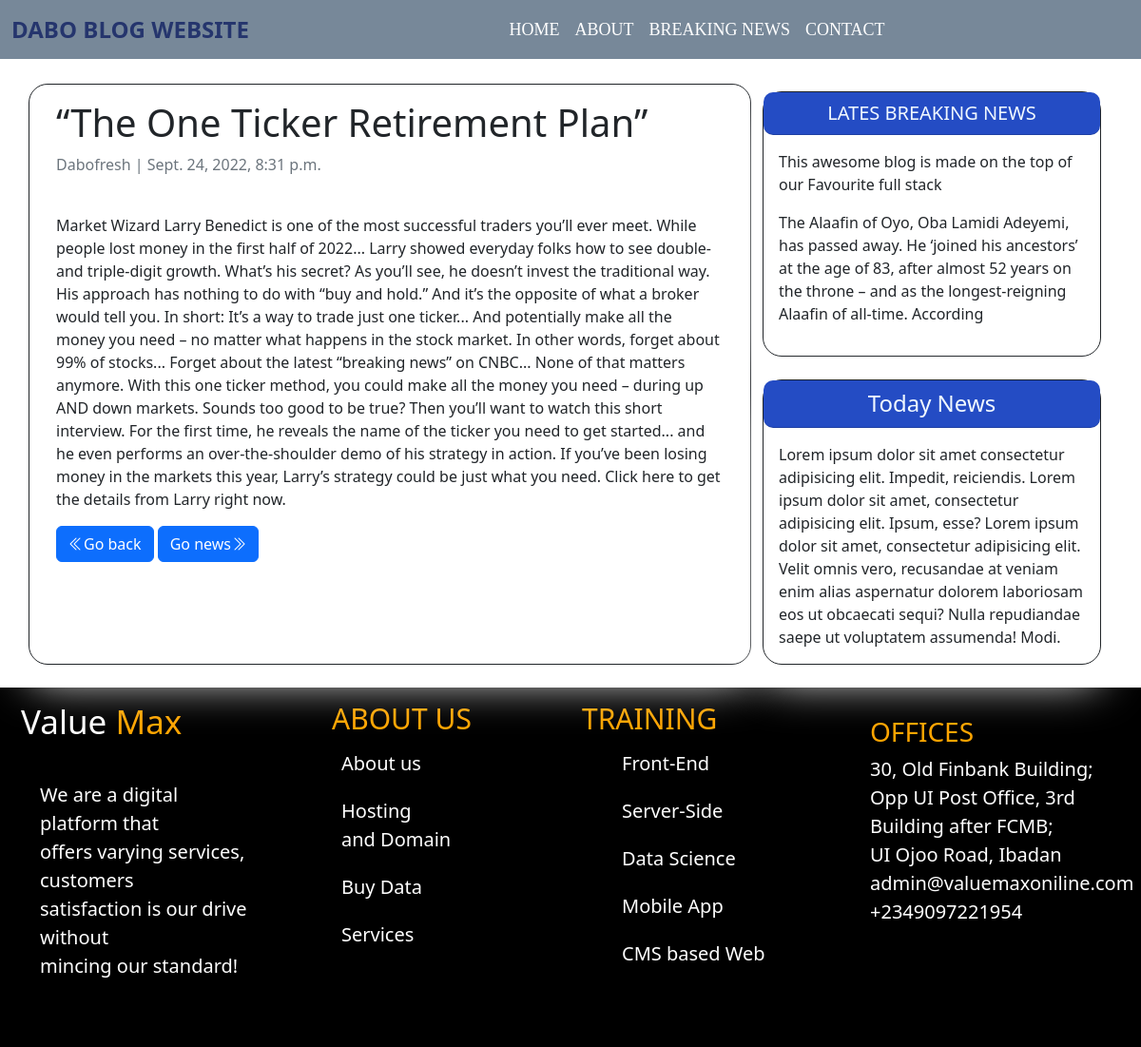
/the-one-ticker-retirement-plan/, run on an earlier commit of the app's database.
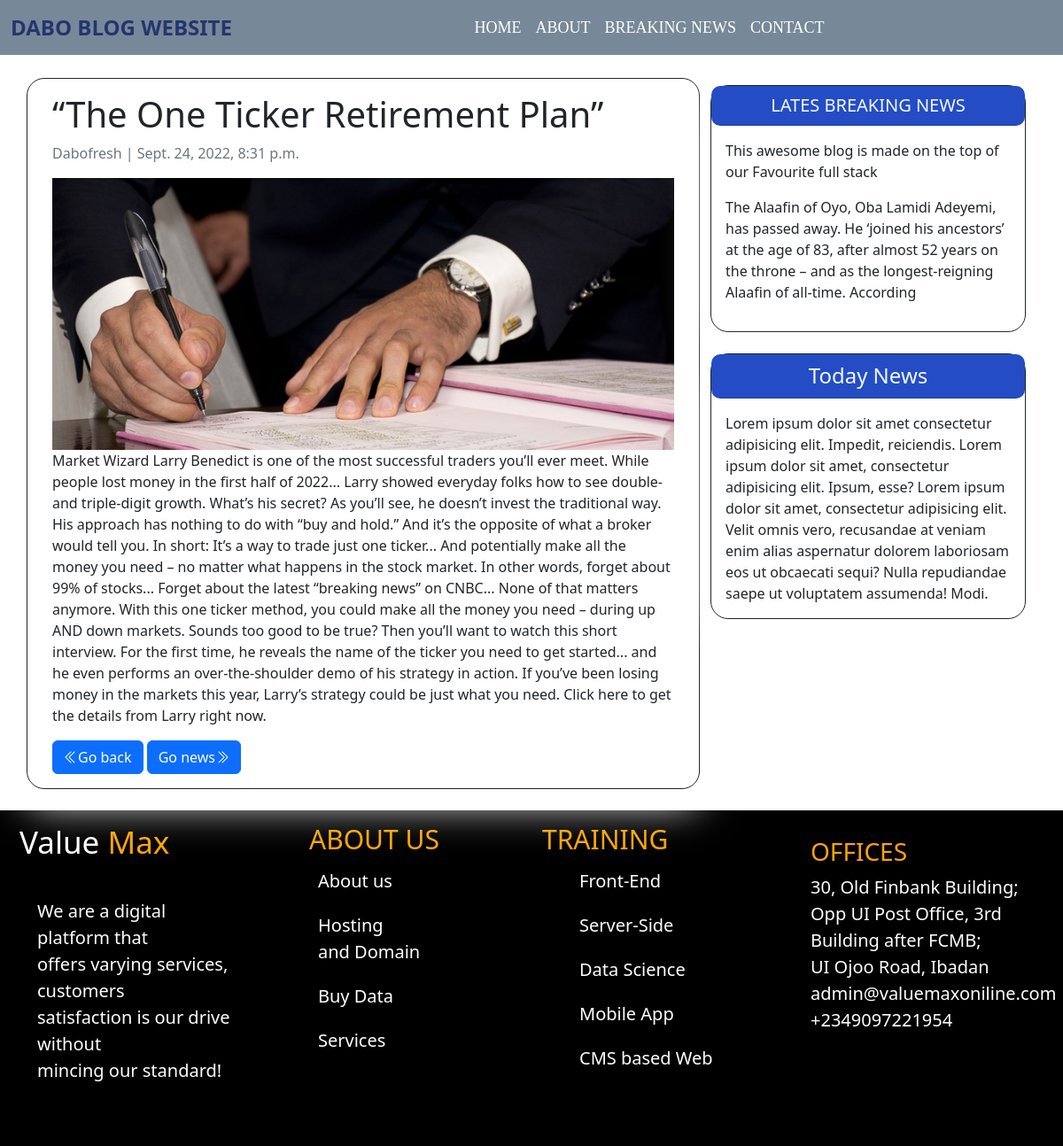
And on a later commit of the database.
### blogapp/models.py (models this page shows, shortened)
class Post(models.Model):
      title=models.CharField(max_length=200,unique=True)
      slug = models.SlugField(max_length=200, unique=True)
      author = models.ForeignKey(User, on_delete= models.CASCADE, related_name='blog_posts')
      updated_on = models.DateTimeField(auto_now= True)
      picture = models.ImageField(default='upload')
      content = models.TextField()
      created_on = models.DateTimeField(auto_now_add=True)
      status = models.IntegerField(choices=STATUS, default=0)
      class Meta:
            ordering= ['-created_on']

### blogapp/views.py (the view)
# urls.py: path('<slug:slug>/', views.PostDetail.as_view(), name='post_detail'),
class PostDetail(generic.DetailView):
      model = Post
      template_name = 'post_detail.html'

### templates/post_detail.html (shortened to what this page needs)
<!DOCTYPE html>
<html lang="en">
<head>
  <link href="https://cdn.jsdelivr.net/npm/bootstrap@5.2.0/dist/css/bootstrap.min.css" rel="stylesheet"
>
  <link rel="stylesheet" href="https://cdn.jsdelivr.net/npm/bootstrap-icons@1.9.1/font/bootstrap-icons.css">
</head>
<body>
  <nav class="navbar navbar-expand-lg ">
    <div class="container-fluid">
      <a class="navbar-brand" href="{% url 'home' %}">DABO BLOG WEBSITE</a>
      <div class="collapse navbar-collapse" id="navbarSupportedContent">
        <ul class="navbar-nav me-auto mb-2 mb-lg-0">
          <li class="nav-item">
            <a class="nav-link " aria-current="page" href="{% url 'home' %}">Home</a>
          </li>
          <li class="nav-item text-black">
            <a class="nav-link font-weight-bold" href="{% url 'about' %}">About</a>
          </li>
          <li class="nav-item text-black">
            <a class="nav-link font-weight-bold" href="{% url 'news' %}">Breaking News</a>
          </li>
          <li class="nav-item text-black">
            <a class="nav-link font-weight-bold" href="{% url 'contact' %}">Contact</a>
          </li>
        </ul>
      </div>
    </div>
  </nav><br><br><br>
  {% block content %}
  <div class="container">
    <div class="row">
      <div class="col-md-8 card mb-4  mt-3 left  top">
        <div class="card-body">
          <h1>{% block title %} {{ object.title }} {% endblock title %}</h1>
          <p class=" text-muted">{{ post.author }} | {{ post.created_on }}</p>
          <img src="{{post.picture.url}}" width="100%" alt="">
          <p class="card-text ">{{ object.content }}</p>
          <span><a href="{% url 'home' %}" class="btn btn-primary"><i class="bi bi-chevron-double-left"></i>Go
              back</a></span>
          <span><a href="{% url 'news' %}" class="btn btn-primary ">Go news<i
                class="bi bi-chevron-double-right"></i></a></span>
        </div>
      </div>
      {% block sidebar %}
      {% include 'sidebar.html' %}
      {% endblock sidebar %}
    </div>
  </div>
  {% endblock content %}
  <div class="all" style="background-color:black ;color:white ;padding:10px;">
    <div class="container-fluid">
      <div class="row" id="amet">
        <div class="col-lg-3">
          <p style="font-size:35px ;">Value <span style="color:orange ;">Max</span></p>
          <p style="padding:20px ;font-size: 20px;">We are a digital platform that
            <br> offers varying
            services, customers <br> satisfaction is our drive
            without <br> mincing our standard!</p><br>
        </div>
        <div class="col-lg-3">
          <ul>
            <span style="color:orange ;font-size: 30px;">ABOUT US</span>
            <li>About us</li>
            <li>Hosting <br> and Domain</li>
            <li>Buy Data</li>
            <li>Services</li>
          </ul>
        </div>
        <div class="col-lg-3">
          <span style="color:orange ;font-size: 30px;">TRAINING</span>
          <ul>
            <li>Front-End</li>
            <li>Server-Side</li>
            <li>Data Science</li>
            <li>Mobile App</li>
            <li>CMS based Web</li>
          </ul>
        </div>
        <div class="col-lg-3" style="padding:20px ;">
          <h3 style="color:orange ;">OFFICES</h3>
          <span style="color:white;font-size: 20px;">30, Old Finbank Building;<br>
            Opp UI Post Office, 3rd <br>
            Building after FCMB;<br>
            UI Ojoo Road, Ibadan
            admin@valuemaxoniline.com <br>
            +2349097221954</span>
        </div>
      </div>
    </div>
  </div>
</body>
</html>

### templates/sidebar.html (shortened to what this page needs)
{% block sidebar %}
      <div class="col-md-4 float-right ">
            <div class="card my-4">
                  <h5 class="card-header" style="text-align:center ;background-color: rgb(36, 76, 196);color: aliceblue;border-radius: 10px;padding: 10px;">LATES BREAKING NEWS</h5>
                  <div class="card-body">
                        <p class="card-text"> This awesome blog is made on the top of our Favourite full stack </p>
                        <p>The Alaafin of Oyo, Oba Lamidi Adeyemi, has passed away.
                              He ‘joined his ancestors’ at the age of 83, after
                              almost 52 years on the throne – and as the longest-reigning Alaafin of all-time. According</p>
                  </div>
            </div>
            <div class="card my-4">
                  <h4 class="card-header" style="text-align:center ;background-color: rgb(36, 76, 196);color: aliceblue;border-radius: 10px;padding: 10px;">Today News</h4>
                  <div class="card-body">
                        <span>Lorem ipsum dolor sit amet consectetur adipisicing elit. Impedit, reiciendis. Lorem ipsum dolor sit amet, consectetur adipisicing elit. Ipsum, esse? Lorem ipsum dolor sit amet, consectetur adipisicing elit. Velit omnis vero, recusandae at veniam enim alias aspernatur dolorem laboriosam eos ut obcaecati sequi? Nulla repudiandae saepe ut voluptatem assumenda! Modi.</span>
                  </div>
            </div>
      </div>
{% endblock sidebar %}

### templates/post_detail.html (style rules this page uses)
@media screen and (min-width:768px) { .navbar { position: fixed; width: 100%; z-index: 100; background-color: #778899; } }
@media screen and (min-width:768px) { .navbar ul li a { color: white; font-size: 18px; position: relative; } }
@media screen and (min-width:768px) { .navbar ul li a::before { content: ""; position: absolute; background: green; left: 2; bottom: 5px; width: 0%; height: 5px; transition: 500ms; } }
@media screen and (min-width:768px) { .navbar ul { margin: 0 auto; text-transform: uppercase; font-family: cursive; } }
@media screen and (min-width:768px) { .navbar-brand { font-weight: bold; font-size: 24px; color: #25356d; } }
@media screen and (min-width:768px) { .all { background: black; color: white; padding: 40px; } }
@media screen and (min-width:768px) { #amet ul li { list-style-type: none; font-size: 20px; padding: 10px; } }

### templates/sidebar.html (style rules this page uses)
.card { box-shadow: 0 16px 48px white; border: 1px solid ; border-radius:20px; }

What changed in the data, as far as the page shows it:
changed Post "“The One Ticker Retirement Plan”": picture: picture added
